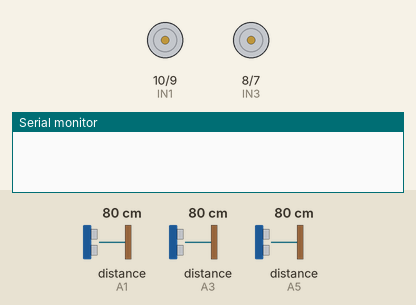
This sketch was run on a simulated Arduino Uno, built with avr-gcc and run on an emulated ATmega328P. Shown: motor-driver pin pairs drawn as motors (green arrow = first pin HIGH = forward, orange = second pin HIGH = backward, longer = more drive, scaled by the enable pin), the last lines printed to the serial monitor. Wiring (inferred from the names in the program): 3 × ultrasonic range finder: trigger A0, echo A1 / trigger A2, echo A3 / trigger A4, echo A5. The test bench sets the inputs (shaded band); at power-on: distance to the obstacle (sensors on A1, A3, A5) 80 cm. The echo pulse lasts 58.3 µs per cm.

Above: at 1.2 s.
1.3 s: distance to the obstacle (sensor on A1) set to 25 cm
3.0 s: distance to the obstacle (sensor on A1) set to 21 cm
At 3.9 s:
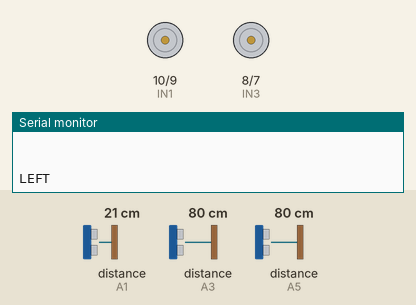
6.0 s: distance to the obstacle (sensor on A3) set to 2 cm
At 7.1 s:
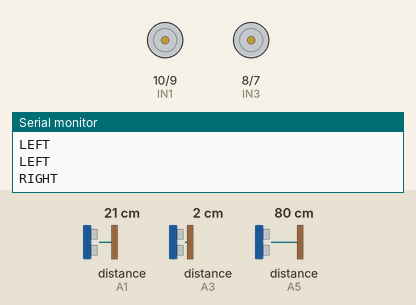
9.0 s: distance to the obstacle (sensor on A3) set to 35 cm
At 9.7 s:
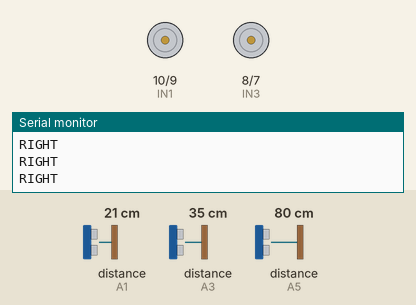
12.0 s: distance to the obstacle (sensor on A3) set to 4 cm
At 12.9 s:
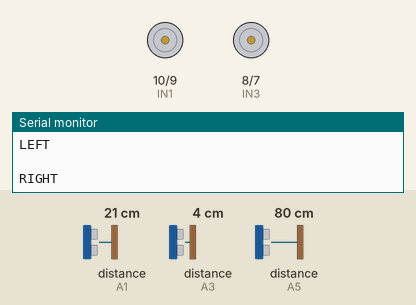
Timing chart, 0 to 16.0 s (numbered marks = the images above; inputs shaded):
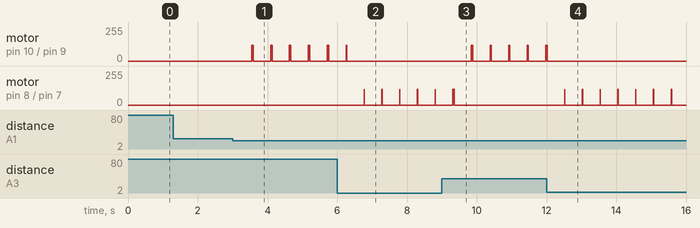

The sketch:

BotamazeSelfmANI.ino
```cpp
// L298N PINS

#define ENA 11
#define IN1 10
#define IN2 9
#define IN3 8
#define IN4 7
#define ENB 6


// Sensor pins
//center sensor
#define S1Trig A0
#define S1Echo A1
// left sensor
#define S2Trig A2
#define S2Echo A3
//right sensor
#define S3Trig A4
#define S3Echo A5


// speed control
int speed_right = 120;
int speed_left = 120;

// Distance
int dis = 23;

//functions
void Stop();
void forward();
void back();
void left();
void right();

void setup() {
  Serial.begin(9600);

  //Motor one
  pinMode(ENA, OUTPUT);
  pinMode(IN1, OUTPUT);
  pinMode(IN2, OUTPUT);

  //Motor two
  pinMode(ENB, OUTPUT);
  pinMode(IN3, OUTPUT);
  pinMode(IN4, OUTPUT);

  //output pins
  pinMode(S1Trig, OUTPUT);
  pinMode(S2Trig, OUTPUT);
  pinMode(S3Trig, OUTPUT);

  //input pins
  pinMode(S1Echo, INPUT);
  pinMode(S2Echo, INPUT);
  pinMode(S3Echo, INPUT);
}

void loop() {

  if ((C_S() > dis) && (L_S() < dis) && (R_S() < dis)) {
    forward();
    Serial.println("Forward");
  } else if ((C_S() < dis) && (L_S() < dis) && (R_S() > dis)) {
    Stop();
    delay(500);
    right();
    Serial.println("RIGHT");
  } else if ((C_S() < dis) && (L_S() > dis) && (R_S() < dis)) {
    Stop();
    delay(500);
    left();
    Serial.println("LEFT");
  } else if ((C_S() > dis) && (L_S() < dis) && (R_S() > dis)) {
    Stop();
    delay(500);
    right();
    Serial.println("RIGHT");
  } else if ((C_S() > dis) && (L_S() > dis) && (R_S() < dis)) {
    Stop();
    delay(500);
    right();
    Serial.println("RIGHT");
  } else if ((C_S() < dis) && (L_S() < dis) && (R_S() < dis)) {
    Stop();
    delay(500);
    right();
    Serial.println("RIGHT");
  } else if ((C_S() < dis) && (L_S() > dis) && (R_S() > dis)) {
    Stop();
    delay(500);
    left();
    Serial.println("LEFT");
  } else {
    Serial.println(" ");
  }
}

// SENSOR Function
int C_S() {

  digitalWrite(S1Trig, LOW);
  delayMicroseconds(2);
  digitalWrite(S1Trig, HIGH);
  delayMicroseconds(10);
  digitalWrite(S1Trig, LOW);

  long t = pulseIn(S1Echo, HIGH);
  int cm = (t * 0.034) / 2;
  return cm;
}

int L_S() {

  digitalWrite(S2Trig, LOW);
  delayMicroseconds(2);
  digitalWrite(S2Trig, HIGH);
  delayMicroseconds(10);
  digitalWrite(S2Trig, LOW);

  long t = pulseIn(S2Echo, HIGH);
  int cm = (t * 0.034) / 2;
  return cm;
}

int R_S() {

  digitalWrite(S3Trig, LOW);
  delayMicroseconds(2);
  digitalWrite(S3Trig, HIGH);
  delayMicroseconds(10);
  digitalWrite(S3Trig, LOW);

  long t = pulseIn(S3Echo, HIGH);
  int cm = (t * 0.034) / 2;
  return cm;
}


// Motion Functions
void forward() {
  analogWrite(ENA, speed_right);
  analogWrite(ENB, speed_left);
  digitalWrite(IN1, HIGH);
  digitalWrite(IN2, LOW);
  digitalWrite(IN3, HIGH);
  digitalWrite(IN4, LOW);
}

void back() {
  analogWrite(ENA, speed_right);
  analogWrite(ENB, speed_left);
  digitalWrite(IN1, LOW);
  digitalWrite(IN2, HIGH);
  digitalWrite(IN4, HIGH);
  digitalWrite(IN3, LOW);
}

void Stop() {
  analogWrite(ENA, 0);
  analogWrite(ENB, 0);
  digitalWrite(IN1, LOW);
  digitalWrite(IN2, LOW);
  digitalWrite(IN3, LOW);
  digitalWrite(IN4, LOW);
}
void left() {
  analogWrite(ENA, speed_right);
  analogWrite(ENB, speed_left);
  digitalWrite(IN2, LOW);
  digitalWrite(IN1, HIGH);
  digitalWrite(IN3, LOW);
  digitalWrite(IN4, LOW);
}

void right() {
  analogWrite(ENA, speed_right);
  analogWrite(ENB, speed_left);
  digitalWrite(IN2, LOW);
  digitalWrite(IN1, LOW);
  digitalWrite(IN3, HIGH);
  digitalWrite(IN4, LOW);
}
```

Measured:
- the behaviour switches between 24 and 23 cm on distance to the obstacle (sensor on A1) (found by bisection; images 0 and 1)
- after the input at 3.0 s, motor on pin 10 (IN1) / pin 9 (IN2): alternates forward 120/255 for 0.04 s and stopped for 0.50 s, starting after 0.54 s
- after the input at 6.0 s, motor on pin 10 (IN1) / pin 9 (IN2): goes on until 6.3 s, then stays stopped; motor on pin 8 (IN3) / pin 7 (IN4): alternates forward 120/255 for 0.01 s and stopped for 0.50 s, starting after 0.77 s
- after the input at 9.0 s, motor on pin 10 (IN1) / pin 9 (IN2): alternates forward 120/255 for 0.03 s and stopped for 0.50 s, starting after 0.85 s; motor on pin 8 (IN3) / pin 7 (IN4): goes on until 9.3 s, then stays stopped
- after the input at 12.0 s, motor on pin 10 (IN1) / pin 9 (IN2): goes on until 12.0 s, then stays stopped; motor on pin 8 (IN3) / pin 7 (IN4): alternates forward 120/255 for 0.01 s and stopped for 0.50 s, starting after 0.52 s
